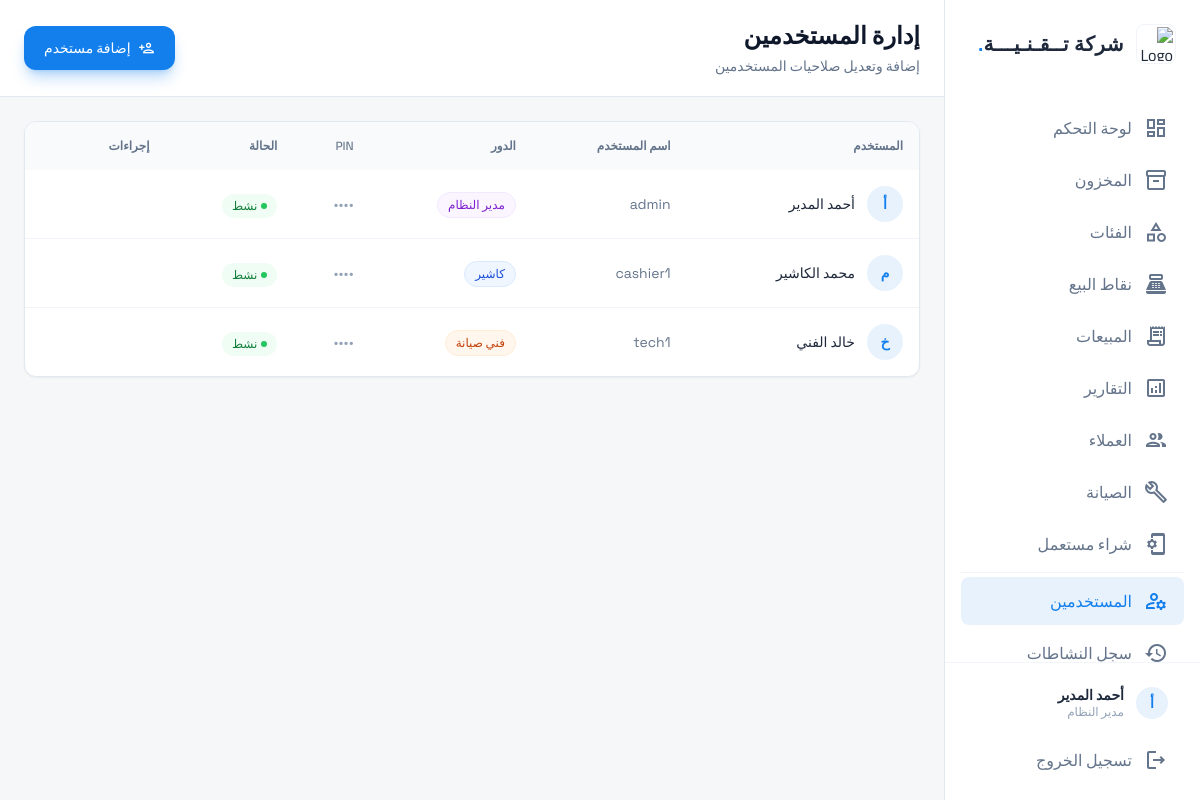
The page /admin/users.php (signed in) on the database its author committed.
### tables this page shows
CREATE TABLE users (
    id INTEGER PRIMARY KEY AUTOINCREMENT,
    username TEXT UNIQUE NOT NULL,
    password TEXT NOT NULL,
    pin TEXT,
    full_name TEXT NOT NULL,
    role TEXT NOT NULL CHECK(role IN ('admin', 'cashier', 'technician')),
    is_active INTEGER DEFAULT 1,
    created_at DATETIME DEFAULT CURRENT_TIMESTAMP
);

### includes/Database.php (called while the page is built, shortened)
<?php
class Database {
    private static $instance = null;
    private $pdo;
    private function __construct() {
        $dbDir = dirname(DB_PATH);
        $isNew = !file_exists(DB_PATH);
        $this->pdo = new PDO('sqlite:' . DB_PATH);
        $this->pdo->setAttribute(PDO::ATTR_ERRMODE, PDO::ERRMODE_EXCEPTION);
        $this->pdo->setAttribute(PDO::ATTR_DEFAULT_FETCH_MODE, PDO::FETCH_ASSOC);
        $this->pdo->exec('PRAGMA journal_mode=WAL');
        $this->pdo->exec('PRAGMA foreign_keys=ON');
        if ($isNew) {
            $this->initDatabase();
        } else {
            $this->runMigrations();
        }
    }
    public static function getInstance() {
        if (self::$instance === null) {
            self::$instance = new self();
        }
        return self::$instance;
    }
    private function runMigrations() {
        $cols = $this->pdo->query("PRAGMA table_info(maintenance_tickets)")->fetchAll();
        $colNames = array_column($cols, 'name');
        $cols = $this->pdo->query("PRAGMA table_info(order_items)")->fetchAll();
        $colNames = array_column($cols, 'name');
        $this->pdo->exec("CREATE TABLE IF NOT EXISTS settings (
            key TEXT PRIMARY KEY,
            value TEXT,
            updated_at DATETIME DEFAULT CURRENT_TIMESTAMP
        )");
        $cols = $this->pdo->query("PRAGMA table_info(orders)")->fetchAll();
        $colNames = array_column($cols, 'name');
        $this->pdo->exec("CREATE TABLE IF NOT EXISTS customers (
            id INTEGER PRIMARY KEY AUTOINCREMENT,
            name TEXT NOT NULL,
            phone TEXT,
            email TEXT,
            address TEXT,
            balance REAL DEFAULT 0,
            notes TEXT,
            is_active INTEGER DEFAULT 1,
            created_at DATETIME DEFAULT CURRENT_TIMESTAMP,
            updated_at DATETIME DEFAULT CURRENT_TIMESTAMP
        )");
        $this->pdo->exec("CREATE TABLE IF NOT EXISTS audit_log (
            id INTEGER PRIMARY KEY AUTOINCREMENT,
            user_id INTEGER,
            user_name TEXT,
            action TEXT NOT NULL,
            entity_type TEXT,
            entity_id INTEGER,
            details TEXT,
            ip_address TEXT,
            created_at DATETIME DEFAULT CURRENT_TIMESTAMP
        )");
    }
    public function query($sql, $params = []) {
        $stmt = $this->pdo->prepare($sql);
        $stmt->execute($params);
        return $stmt;
    }
    public function fetchAll($sql, $params = []) {
        return $this->query($sql, $params)->fetchAll();
    }
}

### includes/bootstrap.php (called while the page is built, shortened)
<?php
require_once __DIR__ . '/Database.php';
require_once __DIR__ . '/Auth.php';
require_once __DIR__ . '/helpers.php';
$db = Database::getInstance();

### includes/helpers.php (called while the page is built, shortened)
<?php
function sanitize($input) {
    return htmlspecialchars(trim($input), ENT_QUOTES, 'UTF-8');
}
function getStoreSettings() {
    global $db;
    $raw = $db->fetchAll("SELECT key, value FROM settings");
    $s = [];
    foreach ($raw as $r) $s[$r['key']] = $r['value'];
    return [
        'store_name' => $s['store_name'] ?? STORE_NAME,
        'store_address' => $s['store_address'] ?? '',
        'store_phone' => $s['store_phone'] ?? STORE_PHONE,
        'store_email' => $s['store_email'] ?? '',
        'store_logo_url' => $s['store_logo_url'] ?? '',
        'currency' => $s['currency'] ?? CURRENCY,
        'tax_rate' => $s['tax_rate'] ?? (TAX_RATE * 100),
        'receipt_footer' => $s['receipt_footer'] ?? 'شكراً لتعاملكم معنا',
        'print_type' => $s['print_type'] ?? 'thermal',
    ];
}

### includes/Auth.php (called while the page is built, shortened)
<?php
class Auth {
    public static function isLoggedIn() {
        return isset($_SESSION['user_id']);
    }
    public static function user() {
        if (self::isLoggedIn()) {
            return [
                'id' => $_SESSION['user_id'],
                'username' => $_SESSION['username'],
                'full_name' => $_SESSION['full_name'],
                'role' => $_SESSION['role']
            ];
        }
        return null;
    }
    public static function getRoleNameAr($role) {
        $roles = [
            'admin' => 'مدير النظام',
            'cashier' => 'كاشير',
            'technician' => 'فني صيانة'
        ];
        return $roles[$role] ?? $role;
    }
}

### admin/users.php (the view, shortened to what this page needs)
<?php
require_once __DIR__ . '/../includes/bootstrap.php';
$users = $db->fetchAll("SELECT * FROM users ORDER BY is_active DESC, created_at DESC");
include __DIR__ . '/../includes/header.php';
?>
<div class="flex h-screen overflow-hidden">
    <?php include __DIR__ . '/../includes/sidebar.php'; ?>
    <main class="flex-1 overflow-y-auto bg-background-light">
        <header class="bg-white border-b border-slate-200 px-6 py-5">
            <div class="flex flex-col sm:flex-row sm:items-center sm:justify-between gap-4">
                <div>
                    <h1 class="text-2xl font-bold text-slate-900">إدارة المستخدمين</h1>
                    <p class="text-sm text-slate-500 mt-1">إضافة وتعديل صلاحيات المستخدمين</p>
                </div>
                <button onclick="openModal('create')" class="bg-primary hover:bg-primary-dark text-white px-5 py-2.5 rounded-xl shadow-lg shadow-primary/30 font-medium text-sm flex items-center gap-2 transition-all">
                    <span class="material-icons-outlined text-base">person_add</span>
                    إضافة مستخدم
                </button>
            </div>
        </header>
        <div class="p-6">
            <div class="bg-white rounded-xl border border-slate-200 shadow-sm overflow-hidden">
                <div class="overflow-auto">
                    <table class="w-full text-right">
                        <thead class="bg-slate-50">
                            <tr>
                                <th class="p-4 text-xs font-semibold text-slate-500">المستخدم</th>
                                <th class="p-4 text-xs font-semibold text-slate-500">اسم المستخدم</th>
                                <th class="p-4 text-xs font-semibold text-slate-500">الدور</th>
                                <th class="p-4 text-xs font-semibold text-slate-500">PIN</th>
                                <th class="p-4 text-xs font-semibold text-slate-500">الحالة</th>
                                <th class="p-4 text-xs font-semibold text-slate-500">إجراءات</th>
                            </tr>
                        </thead>
                        <tbody class="divide-y divide-slate-100">
                            <?php foreach ($users as $u): ?>
                            <tr class="hover:bg-slate-50 transition-colors group <?= !$u['is_active'] ? 'opacity-50' : '' ?>">
                                <td class="p-4">
                                    <div class="flex items-center gap-3">
                                        <div class="w-9 h-9 rounded-full bg-primary/10 flex items-center justify-center text-primary font-bold text-sm">
                                            <?= mb_substr($u['full_name'], 0, 1) ?>
                                        </div>
                                        <span class="text-sm font-medium"><?= sanitize($u['full_name']) ?></span>
                                    </div>
                                </td>
                                <td class="p-4 text-sm text-slate-500 font-num"><?= sanitize($u['username']) ?></td>
                                <td class="p-4">
                                    <?php
                                    $roleColors = ['admin' => 'bg-purple-50 text-purple-700 border-purple-100', 'cashier' => 'bg-blue-50 text-blue-700 border-blue-100', 'technician' => 'bg-orange-50 text-orange-700 border-orange-100'];
                                    ?>
                                    <span class="inline-flex px-2.5 py-1 rounded-full text-xs font-medium border <?= $roleColors[$u['role']] ?? '' ?>"><?= Auth::getRoleNameAr($u['role']) ?></span>
                                </td>
                                <td class="p-4 text-sm font-num text-slate-400"><?= $u['pin'] ? '••••' : '—' ?></td>
                                <td class="p-4">
                                    <?php if ($u['is_active']): ?>
                                    <span class="inline-flex items-center gap-1 px-2.5 py-1 rounded-full text-xs font-medium bg-green-50 text-green-700"><span class="w-1.5 h-1.5 rounded-full bg-green-500"></span>نشط</span>
                                    <?php else: ?>
                                    <span class="inline-flex items-center gap-1 px-2.5 py-1 rounded-full text-xs font-medium bg-red-50 text-red-700"><span class="w-1.5 h-1.5 rounded-full bg-red-500"></span>معطل</span>
                                    <?php endif; ?>
                                </td>
                                <td class="p-4">
                                </td>
                            </tr>
                            <?php endforeach; ?>
                        </tbody>
                    </table>
                </div>
            </div>
        </div>
    </main>
</div>
<?php include __DIR__ . '/../includes/footer.php'; ?>

### includes/sidebar.php (shortened to what this page needs)
<?php
$currentPage = basename($_SERVER['PHP_SELF'], '.php');
$userRole = $_SESSION['role'] ?? 'cashier';
?>
<aside class="w-full md:w-64 bg-white border-l border-slate-200 flex-shrink-0 hidden md:flex md:flex-col h-screen sticky top-0">
    <div class="p-6 flex items-center gap-3">
        <?php if (!empty($settings['store_logo_url'])): ?>
        <div class="w-10 h-10 rounded-lg overflow-hidden flex items-center justify-center bg-white border border-slate-100 p-0.5">
            <img src="<?= sanitize($settings['store_logo_url']) ?>" alt="Logo" class="w-full h-full object-contain">
        </div>
        <?php else: ?>
        <div class="w-10 h-10 rounded-lg bg-primary/10 flex items-center justify-center text-primary">
            <span class="material-icons-outlined text-2xl">computer</span>
        </div>
        <?php endif; ?>
        <h1 class="font-bold text-xl tracking-wide"><?= sanitize($settings['store_name']) ?><span class="text-primary">.</span></h1>
    </div>
    <nav class="flex-1 px-4 py-4 space-y-1 overflow-y-auto">
        <?php if ($userRole === 'admin'): ?>
        <a class="flex items-center gap-3 px-4 py-3 <?= $currentPage === 'dashboard' ? 'bg-primary/10 text-primary' : 'text-slate-500 hover:bg-slate-50' ?> rounded-lg transition-colors group" href="dashboard.php">
            <span class="material-icons-outlined group-hover:text-primary transition-colors">dashboard</span>
            <span class="font-medium">لوحة التحكم</span>
        </a>
        <a class="flex items-center gap-3 px-4 py-3 <?= $currentPage === 'products' ? 'bg-primary/10 text-primary' : 'text-slate-500 hover:bg-slate-50' ?> rounded-lg transition-colors group" href="products.php">
            <span class="material-icons-outlined group-hover:text-primary transition-colors">inventory_2</span>
            <span class="font-medium">المخزون</span>
        </a>
        <a class="flex items-center gap-3 px-4 py-3 <?= $currentPage === 'categories' ? 'bg-primary/10 text-primary' : 'text-slate-500 hover:bg-slate-50' ?> rounded-lg transition-colors group" href="categories.php">
            <span class="material-icons-outlined group-hover:text-primary transition-colors">category</span>
            <span class="font-medium">الفئات</span>
        </a>
        <?php endif; ?>
        <a class="flex items-center gap-3 px-4 py-3 text-slate-500 hover:bg-slate-50 rounded-lg transition-colors group" href="../pos.php">
            <span class="material-icons-outlined group-hover:text-primary transition-colors">point_of_sale</span>
            <span class="font-medium">نقاط البيع</span>
        </a>
        <?php if ($userRole === 'admin'): ?>
        <a class="flex items-center gap-3 px-4 py-3 <?= $currentPage === 'sales' ? 'bg-primary/10 text-primary' : 'text-slate-500 hover:bg-slate-50' ?> rounded-lg transition-colors group" href="sales.php">
            <span class="material-icons-outlined group-hover:text-primary transition-colors">receipt_long</span>
            <span class="font-medium">المبيعات</span>
        </a>
        <div class="space-y-1">
            <a class="flex items-center gap-3 px-4 py-3 <?= in_array($currentPage, ['reports', 'advanced-reports']) ? 'bg-primary/10 text-primary' : 'text-slate-500 hover:bg-slate-50' ?> rounded-lg transition-colors group" href="reports.php">
                <span class="material-icons-outlined group-hover:text-primary transition-colors">analytics</span>
                <span class="font-medium">التقارير</span>
            </a>
        </div>
        <a class="flex items-center gap-3 px-4 py-3 <?= $currentPage === 'customers' ? 'bg-primary/10 text-primary' : 'text-slate-500 hover:bg-slate-50' ?> rounded-lg transition-colors group" href="customers.php">
            <span class="material-icons-outlined group-hover:text-primary transition-colors">people</span>
            <span class="font-medium">العملاء</span>
        </a>
        <?php endif; ?>
        <?php if (in_array($userRole, ['admin', 'technician'])): ?>
        <a class="flex items-center gap-3 px-4 py-3 text-slate-500 hover:bg-slate-50 rounded-lg transition-colors group" href="../maintenance.php">
            <span class="material-icons-outlined group-hover:text-primary transition-colors">build</span>
            <span class="font-medium">الصيانة</span>
        </a>
        <?php endif; ?>
        <?php if ($userRole === 'admin'): ?>
        <a class="flex items-center gap-3 px-4 py-3 text-slate-500 hover:bg-slate-50 rounded-lg transition-colors group" href="../buy-used.php">
            <span class="material-icons-outlined group-hover:text-primary transition-colors">phonelink_setup</span>
            <span class="font-medium">شراء مستعمل</span>
        </a>
        <div class="border-t border-slate-100 my-2"></div>
        <a class="flex items-center gap-3 px-4 py-3 <?= $currentPage === 'users' ? 'bg-primary/10 text-primary' : 'text-slate-500 hover:bg-slate-50' ?> rounded-lg transition-colors group" href="users.php">
            <span class="material-icons-outlined group-hover:text-primary transition-colors">manage_accounts</span>
            <span class="font-medium">المستخدمين</span>
        </a>
        <a class="flex items-center gap-3 px-4 py-3 <?= $currentPage === 'activity-log' ? 'bg-primary/10 text-primary' : 'text-slate-500 hover:bg-slate-50' ?> rounded-lg transition-colors group" href="activity-log.php">
            <span class="material-icons-outlined group-hover:text-primary transition-colors">history</span>
            <span class="font-medium">سجل النشاطات</span>
        </a>
        <?php endif; ?>
    </nav>
    <div class="p-4 mt-auto border-t border-slate-100">
        <div class="flex items-center gap-3 px-4 py-2 mb-2">
            <div class="w-8 h-8 rounded-full bg-primary/10 flex items-center justify-center text-primary text-sm font-bold">
                <?= mb_substr($user['full_name'] ?? '', 0, 1) ?>
            </div>
            <div>
                <p class="text-sm font-semibold leading-tight"><?= $user['full_name'] ?? '' ?></p>
                <p class="text-xs text-slate-400"><?= Auth::getRoleNameAr($user['role'] ?? '') ?></p>
            </div>
        </div>
        <a class="flex items-center gap-3 px-4 py-3 text-slate-500 hover:text-red-500 transition-colors" href="../logout.php">
            <span class="material-icons-outlined">logout</span>
            <span class="font-medium">تسجيل الخروج</span>
        </a>
    </div>
</aside>

### includes/header.php (style rules this page uses)
body { font-family: 'Cairo', sans-serif; }
.font-num { font-family: 'Space Grotesk', sans-serif; }

### rows shown on the page
users: full_name "أ", full_name "أحمد المدير", role "مدير النظام", username "admin", is_active 1 (drawn)
users: full_name "م", full_name "محمد الكاشير", username "cashier1", role "كاشير", is_active 1 (drawn)
users: full_name "خ", full_name "خالد الفني", username "tech1", role "فني صيانة", is_active 1 (drawn)

### other values the page prints
$settings['store_name'] "شركة تــقـنـيـــة"
